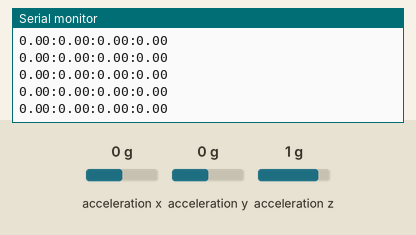
This sketch was run on a simulated Arduino Uno, built with avr-gcc and run on an emulated ATmega328P. Shown: the last lines printed to the serial monitor. Wiring (inferred from the names in the program): ADXL345 accelerometer at I2C address 0x53. The inputs (shaded band) are chosen by the test bench; at power-on: acceleration x 0 g, acceleration y 0 g, acceleration z 1 g.

Above: at 1.2 s.
1.3 s: acceleration x set to -1.4 g
At 1.48 s:
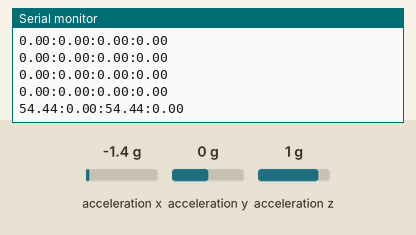
2.8 s: acceleration y set to -1.4 g
At 2.82 s:
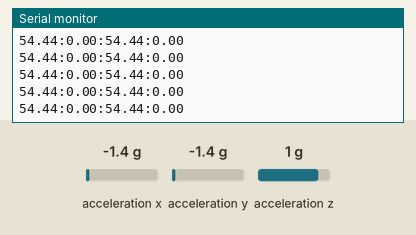
4.3 s: acceleration z set to -1.4 g
At 4.32 s:
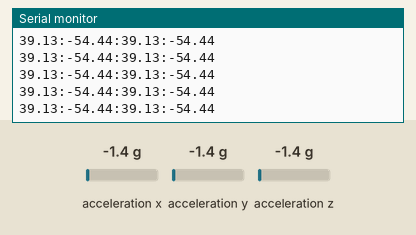
Timing chart, 0 to 7.3 s (numbered marks = the images above; inputs shaded):
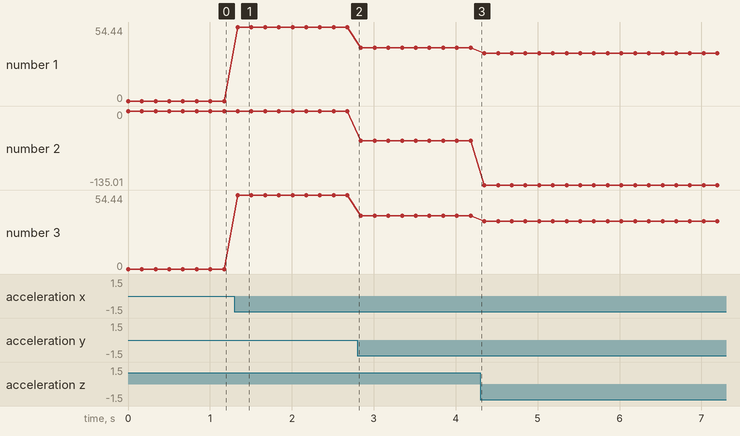

The sketch:

filter1.ino
```cpp
//中值滤波器
#include <Wire.h>
#define DEVICE (0x53)       //ADXL345 device address
#define TO_READ (6)         //num of bytes we are going to read each time (two bytes for each axis)
byte buff[TO_READ] ;        //6 bytes buffer for saving data read from the device
char str[512];              //string buffer to transform data before sending it to the serial port
int regAddress = 0x32;      //first axis-acceleration-data register on the ADXL345
int x, y, z;				        //three axis acceleration data
double roll = 0.00, pitch = 0.00;		//Roll & Pitch are the angles which rotate by the axis X and y
double froll = 0.00, fpitch = 0.00;
//in the sequence of R(x-y-z),more info visit
void setup() {
  Wire.begin();         // join i2c bus (address optional for master)
  Serial.begin(9600);  // start serial for output

  //Turning on the ADXL345
  writeTo(DEVICE, 0x2D, 0);
  writeTo(DEVICE, 0x2D, 16);
  writeTo(DEVICE, 0x2D, 8);
}

void loop() {

  readFrom(DEVICE, regAddress, TO_READ, buff); //read the acceleration data from the ADXL345
                                              //each axis reading comes in 10 bit resolution, ie 2 bytes.  Least Significat Byte first!!
                                              //thus we are converting both bytes in to one int
  x = (((int)buff[1]) << 8) | buff[0];
  y = (((int)buff[3])<< 8) | buff[2];
  z = (((int)buff[5]) << 8) | buff[4];

  //we send the x y z values as a string to the serial port
//  Serial.print("The acceleration info of x, y, z are:");
//  sprintf(str, "%d %d %d", x, y, z);
//  Serial.print(str);
//  Serial.write(10);

  //Roll & Pitch calculate
  RP_calculate();
  // Output
  Serial.print(pitch);
  Serial.print(":");
  Serial.print(roll);
  Serial.print(":");
  filter();
  // Output (filtered)
  Serial.print(fpitch);
  Serial.print(":");
  Serial.print(froll);
  Serial.println();
  //It appears that delay is needed in order not to clog the port
  delay(150);
}

//---------------- Functions
//Writes val to address register on device
void writeTo(int device, byte address, byte val) {
  Wire.beginTransmission(device); //start transmission to device
  Wire.write(address);        // send register address
  Wire.write(val);        // send value to write
  Wire.endTransmission(); //end transmission
}

//reads num bytes starting from address register on device in to buff array
void readFrom(int device, byte address, int num, byte buff[]) {
  Wire.beginTransmission(device); //start transmission to device
  Wire.write(address);        //sends address to read from
  Wire.endTransmission(); //end transmission

    Wire.beginTransmission(device); //start transmission to device
  Wire.requestFrom(device, num);    // request 6 bytes from device

  int i = 0;
  while(Wire.available())    //device may send less than requested (abnormal)
  {
    buff[i] = Wire.read(); // receive a byte
    i++;
  }
  Wire.endTransmission(); //end transmission
}

//calculate the Roll&Pitch
void RP_calculate(){
  double x_Buff = float(x);
  double y_Buff = float(y);
  double z_Buff = float(z);
  roll = atan2(y_Buff , z_Buff) * 57.3;
  pitch = atan2((- x_Buff) , sqrt(y_Buff * y_Buff + z_Buff * z_Buff)) * 57.3;
}

//中值滤波算法
#define FILTER_N 11
void filter(){
  double filter_buff_roll[FILTER_N];
  double filter_buff_pitch[FILTER_N];
  double filter_temp;
  filter_buff_roll[0] = roll;
  filter_buff_pitch[0] = pitch;
  int i,j;
  for(i=1;i<FILTER_N;i++){
    readFrom(DEVICE, regAddress, TO_READ, buff);
    x = (((int)buff[1]) << 8) | buff[0];
    y = (((int)buff[3])<< 8) | buff[2];
    z = (((int)buff[5]) << 8) | buff[4];

    RP_calculate();
    filter_buff_roll[i] = roll;
    filter_buff_pitch[i] = pitch;
  }
  for(j = 0; j < FILTER_N - 1; j++) {
    for(i = 0; i < FILTER_N - 1 - j; i++) {
      if(filter_buff_roll[i] > filter_buff_roll[i + 1]) {
        filter_temp = filter_buff_roll[i];
        filter_buff_roll[i] = filter_buff_roll[i + 1];
        filter_buff_roll[i + 1] = filter_temp;
      }
      if(filter_buff_pitch[i] > filter_buff_pitch[i + 1]) {
        filter_temp = filter_buff_pitch[i];
        filter_buff_pitch[i] = filter_buff_pitch[i + 1];
        filter_buff_pitch[i + 1] = filter_temp;
      }
    }
  }
  froll = filter_buff_roll[(FILTER_N - 1) / 2];
  fpitch = filter_buff_pitch[(FILTER_N - 1) / 2];
}
```

Measured:
- after the input at 1.3 s, the serial monitor: prints a new line at once (image 1)
- plotted number 1: 0 → 54.44 after the input at 1.3 s, 54.44 → 39.13 after the input at 2.8 s, 39.13 → 35.27 after the input at 4.3 s
- plotted number 2: 0 → -54.44 after the input at 2.8 s, -54.44 → -135.01 after the input at 4.3 s
- plotted number 3: 0 → 54.44 after the input at 1.3 s, 54.44 → 39.13 after the input at 2.8 s, 39.13 → 35.27 after the input at 4.3 s
